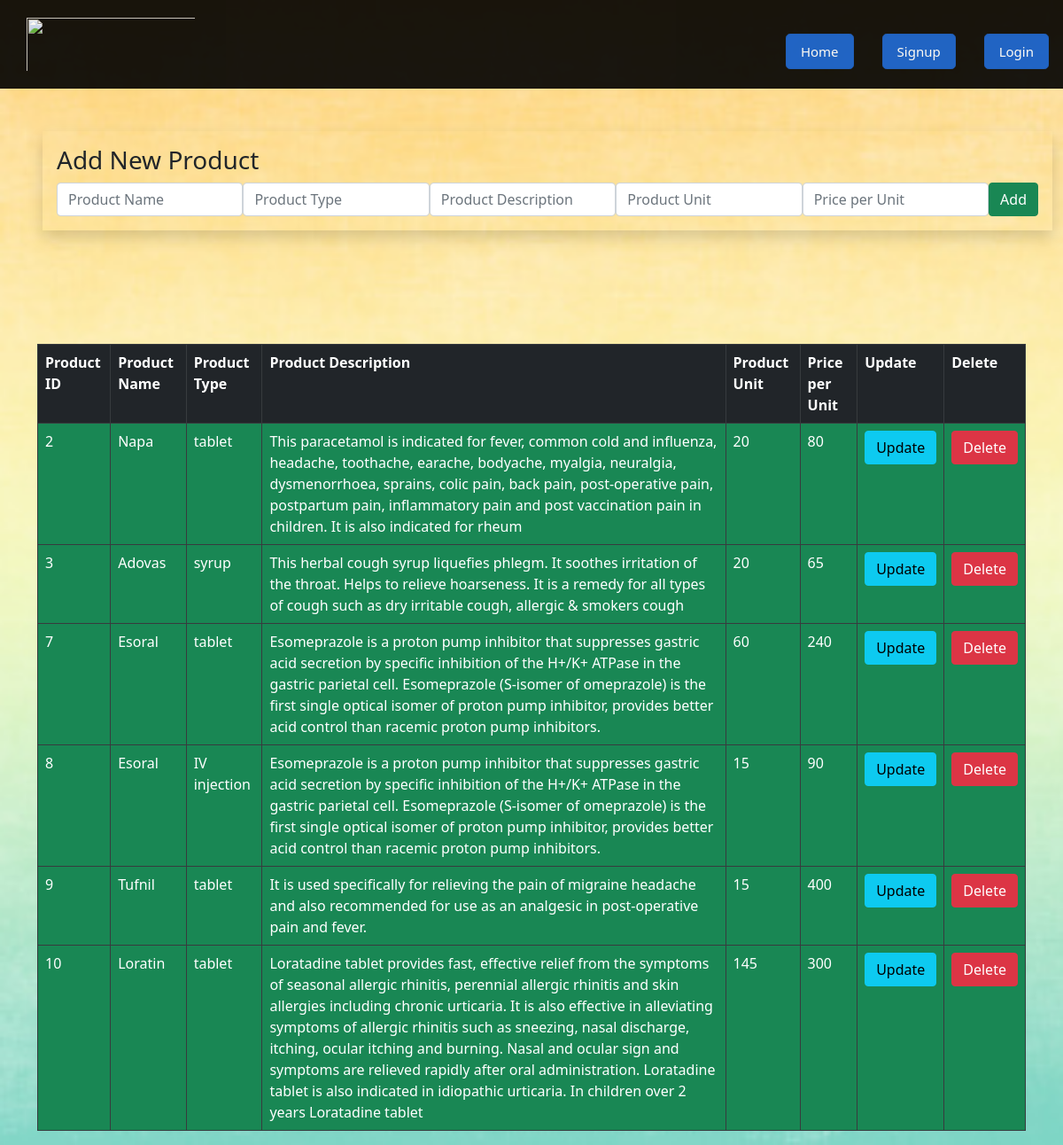
The page /product.php on the database its author committed.
### tables this page shows
CREATE TABLE `product` (
  `product_ID` int(100) NOT NULL,
  `product_name` varchar(100) NOT NULL,
  `product_type` varchar(100) NOT NULL,
  `product_desc` varchar(500) NOT NULL,
  `product_unit` int(100) NOT NULL,
  `product_unitprice` int(100) NOT NULL
);

### product.php (the view, shortened to what this page needs)
<?php
include_once 'header.php';
require_once 'db.php';
		?>
<div class="container shadow m-5 p-3">
	<h3>Add New Product</h3>
	<form action="" method="post" class="d-flex justify-content-around">
		<input class="form-control" type="text" name="productname" placeholder="Product Name">
		<input class="form-control" type="text" name="producttype" placeholder="Product Type">
		<input class="form-control" type="text" name="productdesc" placeholder="Product Description">
		<input class="form-control" type="text" name="productunit" placeholder="Product Unit">
		<input class="form-control" type="text" name="productprice" placeholder="Price per Unit">
		<input class="btn btn-success" type="submit" name="productbtn" value="Add">
	</form>
</div>
<div class="container m-5 p-3">
</div>
<div class="container">
	<table class="table table-bordered table-hover  table-dark" style="">
		<tr style='background-color: white'>
			<th>Product ID</th>
			<th>Product Name</th>
			<th>Product Type</th>
			<th>Product Description</th>
			<th>Product Unit</th>
			<th>Price per Unit</th>
			<th>Update</th>
			<th>Delete</th>
		</tr>
		<?php
		$sql2 = "SELECT * FROM product";
$readsql = mysqli_query($conn,$sql2);
if ($readsql -> num_rows > 0) {
	while ($row = mysqli_fetch_assoc($readsql)) {
		$showproductid = $row['product_ID'];
		$showproductname = $row['product_name'];
		$showproducttype = $row['product_type'];
		$showproductdesc = $row['product_desc'];
		$showproductunit = $row['product_unit'];
		$showproductprice = $row['product_unitprice'];
		?>
		<tr>
			<td class='bg-success'><?php echo $showproductid ?></td>
			<td class='bg-success'><?php echo $showproductname ?></td>
			<td class='bg-success'><?php echo $showproducttype ?></td>
			<td class='bg-success'><?php echo $showproductdesc ?></td>
			<td class='bg-success'><?php echo $showproductunit ?></td>
			<td class='bg-success'><?php echo $showproductprice ?></td>
			<td class='bg-success'><a href="product.php?update=<?php echo $showproductid;?>" class="btn btn-info">Update</a></td>
			<td class='bg-success'><a href="product.php?delete=<?php echo $showproductid;?>" class="btn btn-danger">Delete</a></td>
		</tr>
		<?php }
} ?>
	</table>
</div>

### style.css (style rules this page uses)
body { font-family: sans-serif; }

### product.php (style rules this page uses)
body { background-image: url("product.jpg"); height: 100%; width: 100%; background-position: center; background-repeat: no-repeat; background-size: cover; }

### rows shown on the page
product: product_ID "2", product_name "Napa", product_type "tablet", product_desc "This paracetamol is indicated for fever, common cold and influenza, headache, toothache, earache, bodyache, myalgia, neuralgia, dysmenorrhoea, sprains, colic pain, back pain, post-operative pain, postpartum pain, inflammatory pain and post vaccination pain in children. It is also indicated for rheum", product_unit "20", product_unitprice "80"
product: product_ID "3", product_name "Adovas", product_type "syrup", product_desc "This herbal cough syrup liquefies phlegm. It soothes irritation of the throat. Helps to relieve hoarseness. It is a remedy for all types of cough such as dry irritable cough, allergic & smokers cough", product_unit "20", product_unitprice "65"
product: product_ID "7", product_name "Esoral", product_type "tablet", product_desc "Esomeprazole is a proton pump inhibitor that suppresses gastric acid secretion by specific inhibition of the H+/K+ ATPase in the gastric parietal cell. Esomeprazole (S-isomer of omeprazole) is the first single optical isomer of proton pump inhibitor, provides better acid control than racemic proton pump inhibitors.", product_unit "60", product_unitprice "240"
product: product_ID "8", product_name "Esoral", product_type "IV injection", product_desc "Esomeprazole is a proton pump inhibitor that suppresses gastric acid secretion by specific inhibition of the H+/K+ ATPase in the gastric parietal cell. Esomeprazole (S-isomer of omeprazole) is the first single optical isomer of proton pump inhibitor, provides better acid control than racemic proton pump inhibitors.", product_unit "15", product_unitprice "90"
product: product_ID "9", product_name "Tufnil", product_type "tablet", product_desc "It is used specifically for relieving the pain of migraine headache and also recommended for use as an analgesic in post-operative pain and fever.", product_unit "15", product_unitprice "400"
product: product_ID "10", product_name "Loratin", product_type "tablet", product_desc "Loratadine tablet provides fast, effective relief from the symptoms of seasonal allergic rhinitis, perennial allergic rhinitis and skin allergies including chronic urticaria. It is also effective in alleviating symptoms of allergic rhinitis such as sneezing, nasal discharge, itching, ocular itching and burning. Nasal and ocular sign and symptoms are relieved rapidly after oral administration. Loratadine tablet is also indicated in idiopathic urticaria. In children over 2 years Loratadine tablet", product_unit "145", product_unitprice "300"
